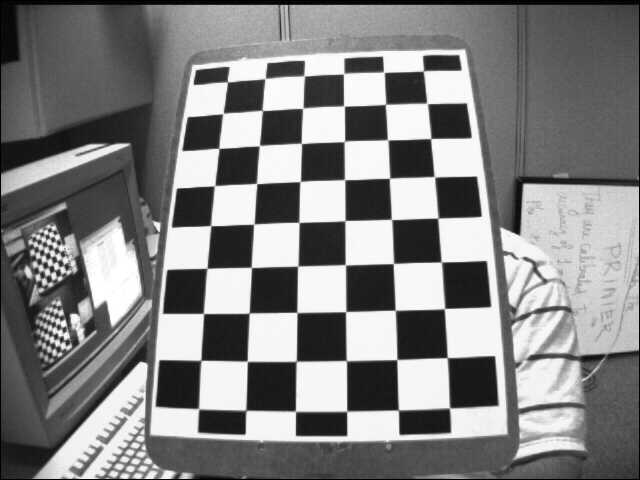
#> input picture images/left12.jpg, 640 x 480 px
$ jupyter execute harris_corner.ipynb   (shell and % lines are left out)
#> lines starting #> are read from the running program, lines starting #| are printed output that depends on the picture; after the words box and inside, x2 and y2 are one past the last pixel; in counts of white or black regions, pixels touching at a corner belong together
[cell 1]
from scipy import signal as sig
from scipy.ndimage import gaussian_filter

import numpy as np
from matplotlib import pyplot as plt
from skimage.io import imread
from skimage.color import rgb2gray
import cv2

### Spatial Image derivative

[cell 2]
def gradient_img_x(img, kernel_i):
    img_di = sig.convolve2d(img, kernel_i, mode="same")
    return img_di

def gradient_gaussian(img, sigma):
    img_k = gaussian_filter(img, sigma=sigma)
    return img_k

def gradient_sobel_x(img):
    kernel_x = np.array([[-1, 0, 1],[-2, 0, 2],[-1, 0, 1]])
    return sig.convolve2d(img, kernel_x, mode='same')

def gradient_sobel_y(img):
    kernel_y = np.array([[1, 2, 1], [0, 0, 0], [-1, -2, -1]])
    return sig.convolve2d(img, kernel_y, mode='same')

### Step 0: load the image

[cell 3]
img_c = cv2.imread("images/left12.jpg")
#> img_c is the input picture: shape (480, 640, 3); min 0, max 255, mean 129.5
img = cv2.imread("images/left12.jpg", 0)
#> img: shape (480, 640); min 0, max 255, mean 129.5

### Step 1: Compute horizontal and vertical derivatives of image $I_x$ and $I_y$

$I_x = \frac{d}{dx}G(x, y, \sigma_d)*I(x_i, y_i)$<br>
$I_y = \frac{d}{dy}G(x, y, \sigma_d)*I(x_i, y_i)$

[cell 4]
Ix = gradient_sobel_x(img)
#> in gradient_sobel_x, `return sig.convolve2d(img, kernel_x, mode='same')`:
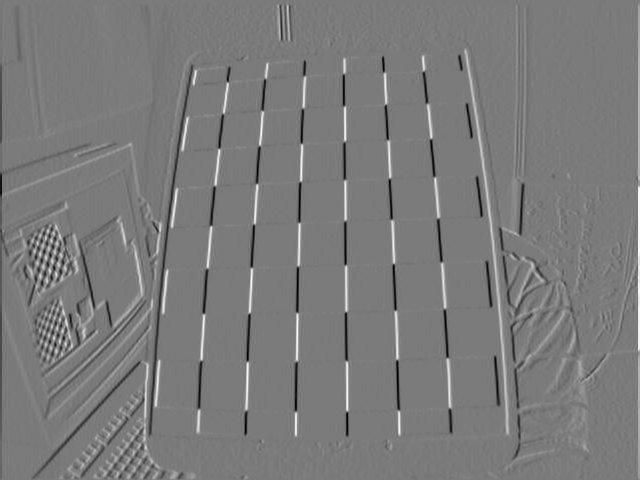
#> returned value: shape (480, 640) int64; min -802, max 859, mean 0; drawn with min black and max white
Iy = gradient_sobel_y(img)
#> in gradient_sobel_y, `return sig.convolve2d(img, kernel_y, mode='same')`:
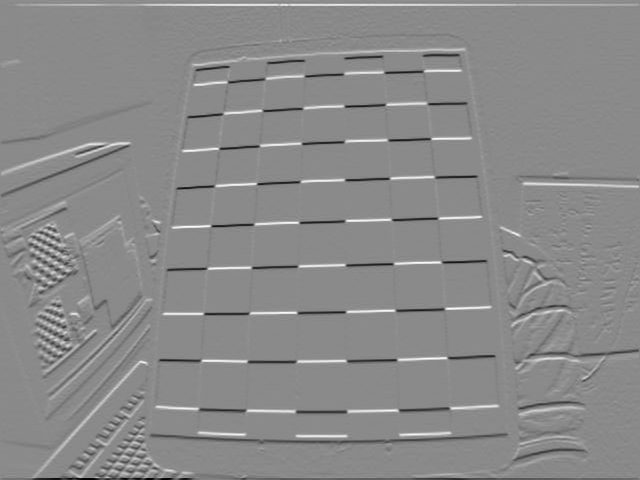
#> returned value: shape (480, 640) int64; min -991, max 838, mean 0; drawn with min black and max white

### Step 2: Compute three images corresponding to three terms in Hessian Matrix

[cell 5]
Ixx = Ix**2
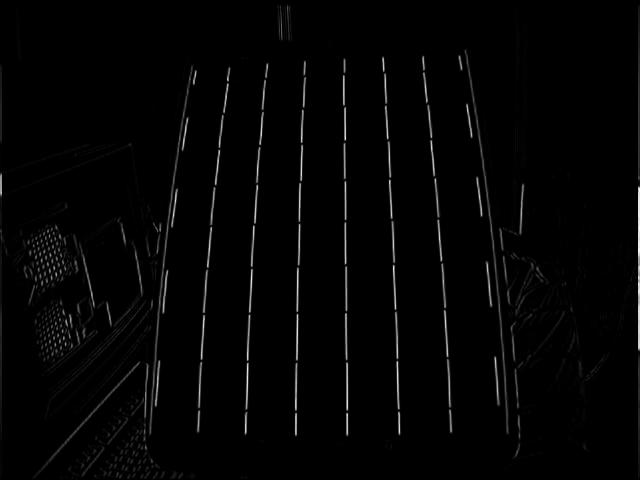
#> Ixx: shape (480, 640) int64; min 0, max 737881, mean 12495.1; drawn with min black and max white
Ixy = Iy*Ix
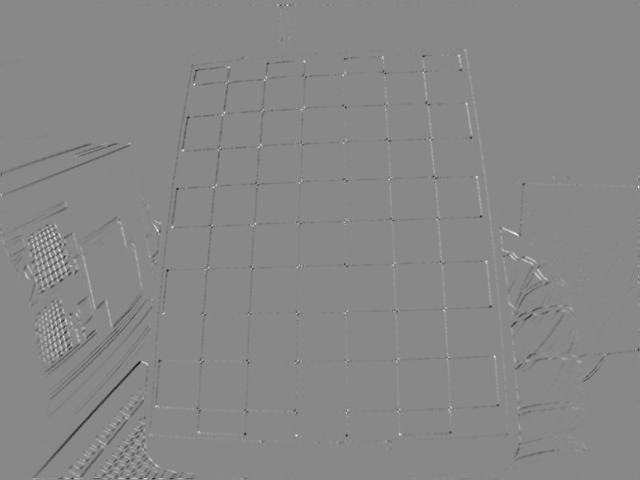
#> Ixy: shape (480, 640) int64; min -284073, max 246181, mean -894; drawn with min black and max white
Iyy = Iy**2
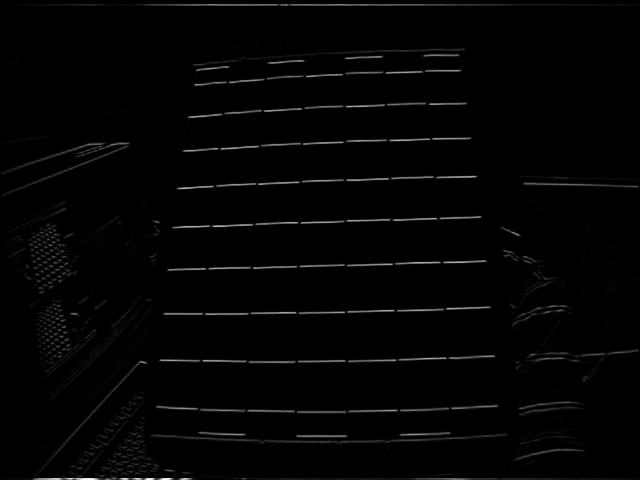
#> Iyy: shape (480, 640) int64; min 0, max 982081, mean 14617.6; drawn with min black and max white

### Step 3: Convolve these three images with a larger Gaussian window
$\frac{d}{dx}G(x, y, \sigma_I)*I_{xx}$<br>
$\frac{d}{dy}G(x, y, \sigma_I)*I_{yy}$<br>
$\frac{d}{dy}G(x, y, \sigma_I)*I_{xy}$<br>

[cell 6]
Ixx = gaussian_filter(Ixx, 1)
Iyy = gaussian_filter(Iyy, 1)
Ixy = gaussian_filter(Ixy, 1)

### Step 4: Compute scalar cornerness value using one of the R measures
$R = det(H) - \lambda trace(H)**2$

[cell 7]
lambda_ = 0.05
# determinant of H
det_h = Ixx * Iyy - Ixy **2
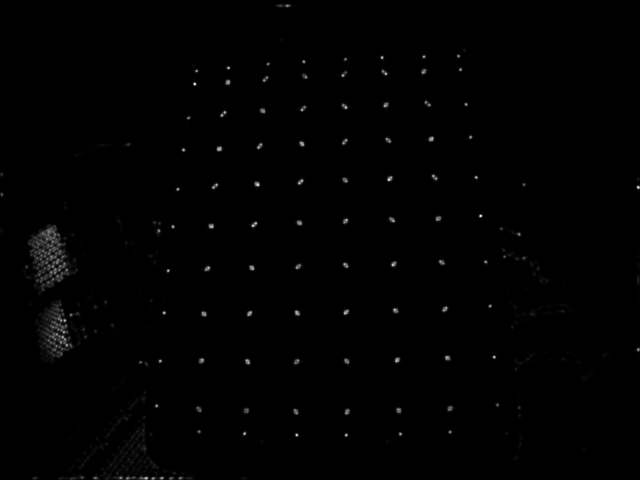
#> det_h: shape (480, 640) int64; min -321489, max 1.56e+10, mean 87378127.2; drawn with min black and max white
# trace of H
traceH = Ixx + Iyy
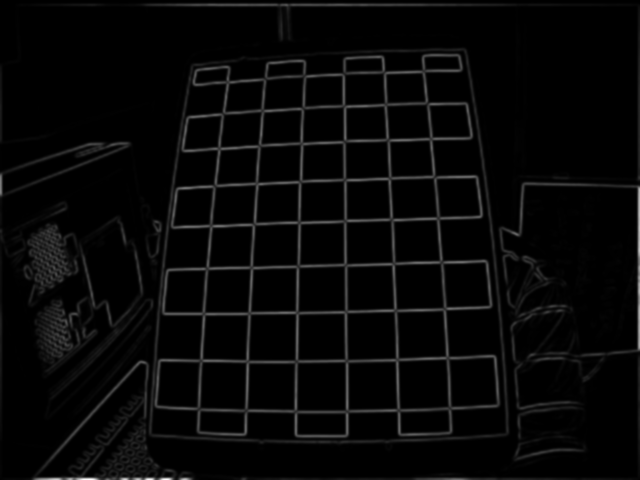
#> traceH: shape (480, 640) int64; min 0, max 887273, mean 27111; drawn with min black and max white

# Harris Response
r  = det_h - lambda_ * traceH**2
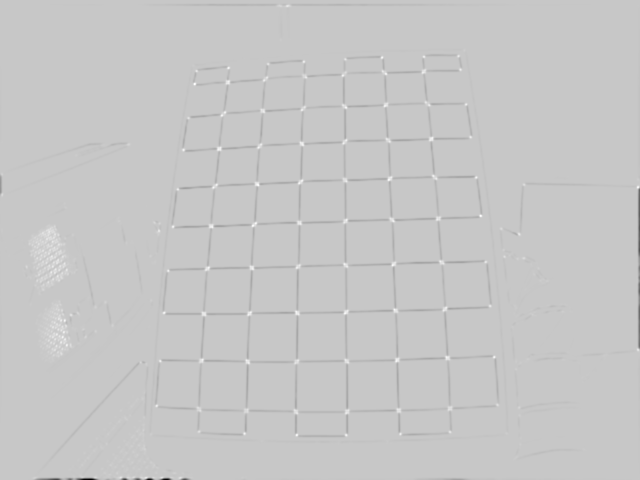
#> r: shape (480, 640) float64; min -3.93e+10, max 1.1e+10, mean -153729242.4; drawn with min black and max white

[cell 8]
r.shape
#> Out = (480, 640)

### Step 5: Find  corners using Harris response

[cell 9]
img_corner = np.copy(img_c)
corner_threshold_r = 109564981.55

for row_i , response_i in enumerate(r):
    for col_i, r_val in enumerate(response_i):
        if r_val > corner_threshold_r:
            img_corner[row_i, col_i] = [255, 0, 0]
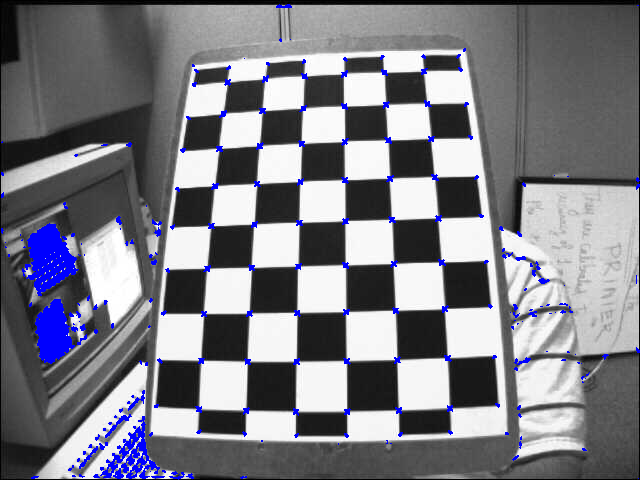
#> img_corner: shape (480, 640, 3); 3.07% of pixels changed, all inside (x1, y1, x2, y2) = (1, 4, 640, 480)

[cell 10]
plt.imshow(img, cmap="gray")

[cell 11]
plt.imshow(img_corner, cmap="gray")

[cell 12]
np.max(r)
#> Out = 1.1e+10

### How to find appropiate threshold value ??

[cell 13]
from skimage.feature import corner_peaks

corners_corr = corner_peaks(r)
#> corners_corr = 12070 pairs, first value 1 to 478, second value 1 to 638

[cell 14]
fig, ax = plt.subplots()
ax.imshow(img_c)
ax.plot(corners_corr[:, 1], corners_corr[:, 0], '.r', markersize=3)
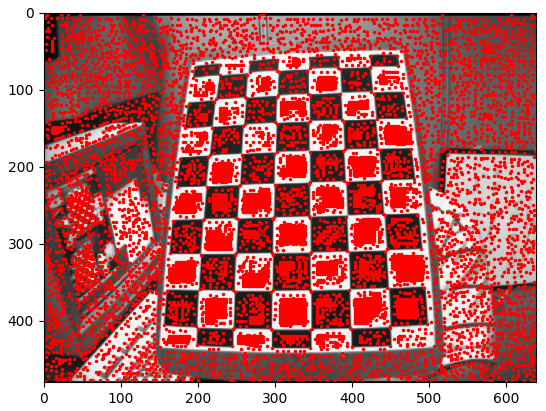
#> figure drawn by matplotlib, 1 panel

$ run again, with images/left01.jpg copied over images/left12.jpg
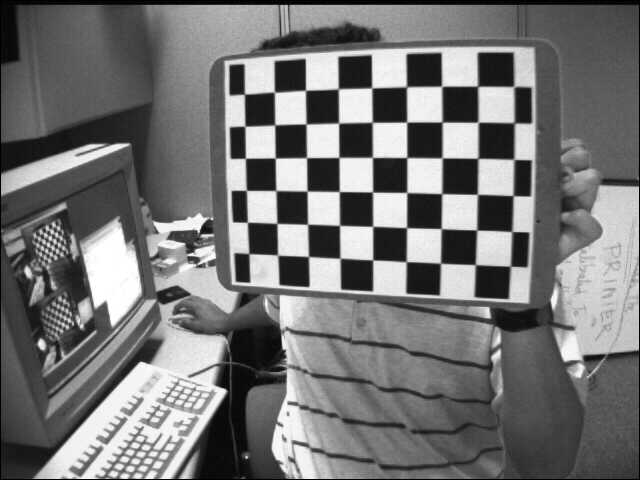
#> input picture images/left01.jpg, 640 x 480 px
#> img_c is the input picture: shape (480, 640, 3); min 0, max 255, mean 116.6
#> after the loop `for row_i , response_i in enumerate(r):`:
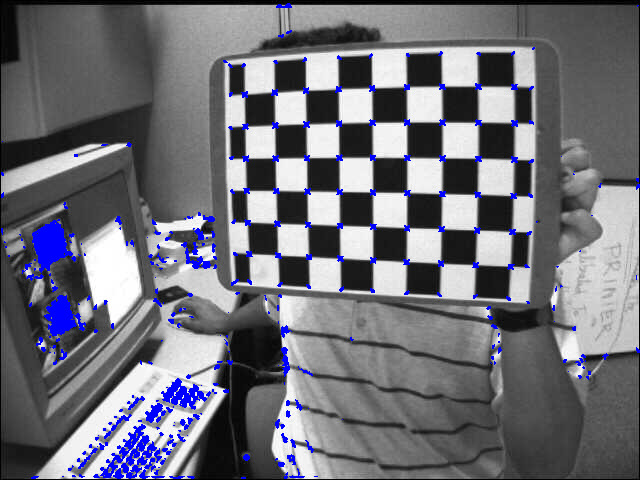
#> img_corner: shape (480, 640, 3); 3.4% of pixels changed, all inside (x1, y1, x2, y2) = (1, 3, 640, 479)
#> `np.max(r)`: Out = 8.95e+09
#> corners_corr = 7699 pairs, first value 1 to 478, second value 1 to 638
#> `[cell 14] fig, ax = plt.subplots() ax.imshow(img_c) ax.plot(corners_co..`:
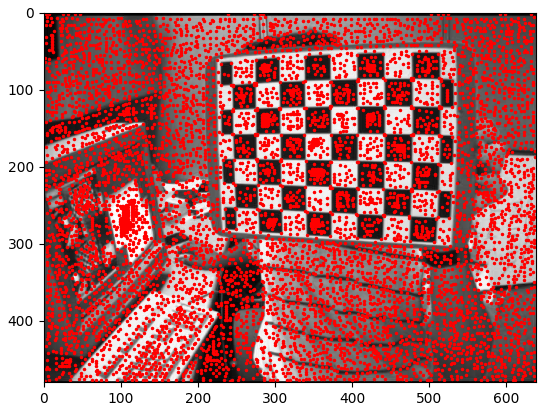
#> figure drawn by matplotlib, 1 panel

$ run again, with images/left02.jpg copied over images/left12.jpg
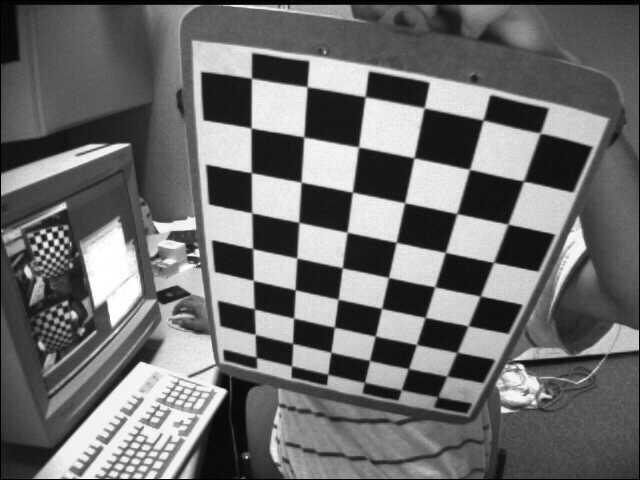
#> input picture images/left02.jpg, 640 x 480 px
#> img_c is the input picture: shape (480, 640, 3); min 0, max 255, mean 109
#> `np.max(r)`: Out = 7.64e+09
#> corners_corr = 8410 pairs, first value 1 to 478, second value 1 to 638
#> `[cell 14] fig, ax = plt.subplots() ax.imshow(img_c) ax.plot(corners_co..`:
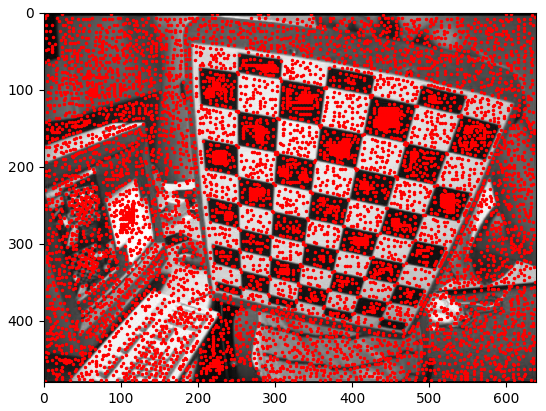
#> figure drawn by matplotlib, 1 panel
